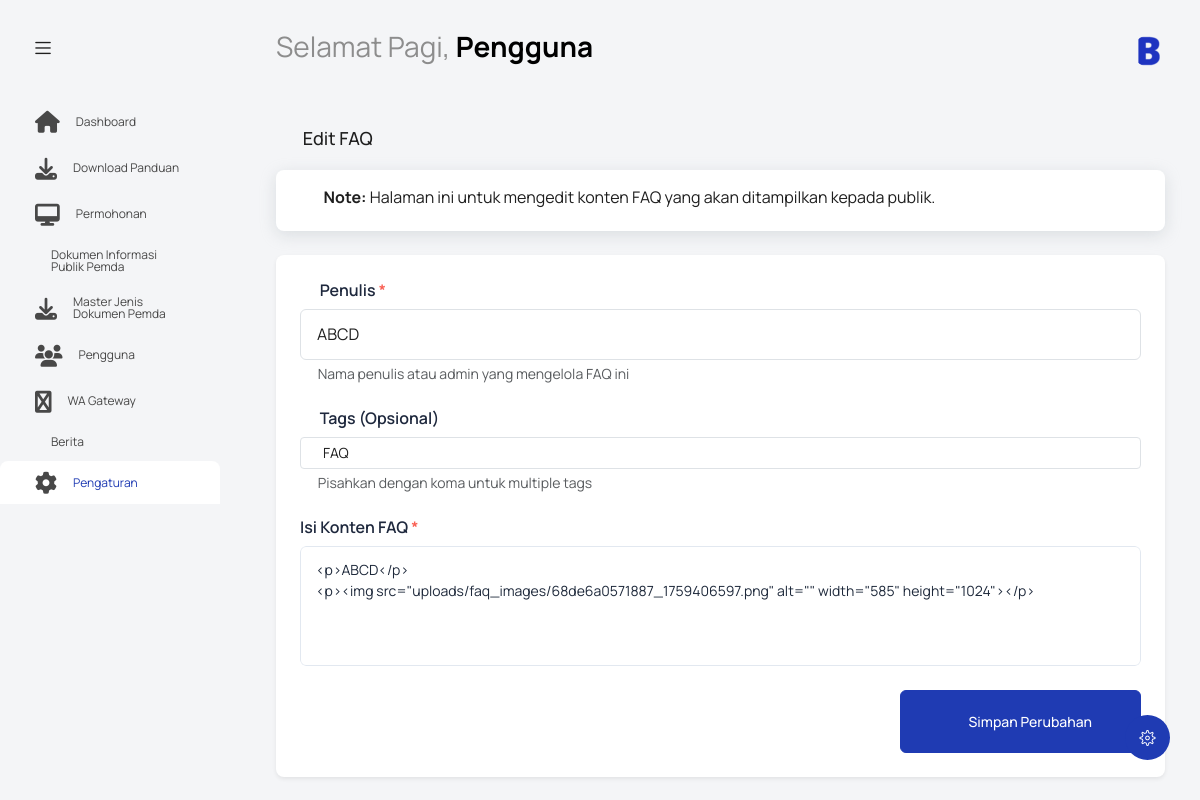
/index.php?controller=faq&action=index (signed in), run on the app's committed database.
### tables this page shows
CREATE TABLE `faq` (
  `id_faq` int UNSIGNED NOT NULL,
  `isi` text NOT NULL,
  `penulis` varchar(100) NOT NULL,
  `tags` varchar(255) DEFAULT NULL,
  `created_at` timestamp NULL DEFAULT CURRENT_TIMESTAMP,
  `updated_at` timestamp NULL DEFAULT CURRENT_TIMESTAMP ON UPDATE CURRENT_TIMESTAMP
);

### controllers/FAQController.php (called while the page is built, shortened)
<?php
require_once 'models/FAQModel.php';
class FAQController {
    public function __construct() {
        global $database;
        $db = $database->getConnection();
        $this->faqModel = new FAQModel($db);
    }
    public function index() {
        include 'views/faq/index.php';
    }
}
?>

### models/FAQModel.php (called while the page is built, shortened)
<?php
class FAQModel {
    private $conn;
    private $table_name = "faq";
    public function __construct($db) {
        $this->conn = $db;
    }
    public function getSingleFAQ() {
        $query = "SELECT * FROM " . $this->table_name . " ORDER BY id_faq ASC LIMIT 1";
        $stmt = $this->conn->prepare($query);
        $stmt->execute();
        $result = $stmt->fetch(PDO::FETCH_ASSOC);
        return $result;
    }
}
?>

### views/faq/index.php (the view, shortened to what this page needs)
<?php
$faq = $this->faqModel->getSingleFAQ();
?>
<?php include('template/header.php'); ?>
<body class="with-welcome-text">
  <div class="container-scroller">
    <?php include 'template/navbar.php'; ?>
    <div class="container-fluid page-body-wrapper">
      <?php include 'template/setting_panel.php'; ?>
      <?php include 'template/sidebar.php'; ?>
      <div class="main-panel">
        <div class="content-wrapper">
          <div class="row">
            <div class="col-sm-12">
              <div class="d-flex justify-content-between align-items-center mb-3">
                <div class="d-flex align-items-center">
                  <i class="mdi mdi-help-circle-outline me-2" style="font-size: 24px;"></i>
                  <span style="font-size: 18px; font-weight: 500;">Edit FAQ</span>
                </div>
              </div>
              <div class="card mb-4">
                <div class="card-body py-3">
                  <div class="d-flex align-items-start">
                    <i class="mdi mdi-information text-primary me-2" style="font-size: 20px; margin-top: 2px;"></i>
                    <div>
                      <strong>Note:</strong> Halaman ini untuk mengedit konten FAQ yang akan ditampilkan kepada publik.
                    </div>
                  </div>
                </div>
              </div>
              <div class="card border-0 shadow-sm">
                <div class="card-body p-4">
                  <form method="POST" action="index.php?controller=faq&action=update" enctype="multipart/form-data">
                    <div class="mb-4">
                      <label class="form-label fw-semibold text-dark mb-2">
                        <i class="mdi mdi-account-outline me-1 text-primary"></i>
                        Penulis <span class="text-danger">*</span>
                      </label>
                      <input
                        type="text"
                        class="form-control form-control-lg"
                        name="penulis"
                        placeholder="Masukkan nama penulis"
                        value="<?php echo htmlspecialchars($faq['penulis'] ?? ''); ?>"
                        required>
                      <small class="text-muted d-block mt-1">
                        <i class="mdi mdi-information-outline me-1"></i>
                        Nama penulis atau admin yang mengelola FAQ ini
                      </small>
                    </div>
                    <div class="mb-4">
                      <label class="form-label fw-semibold text-dark mb-2">
                        <i class="mdi mdi-tag-multiple-outline me-1 text-primary"></i>
                        Tags (Opsional)
                      </label>
                      <input
                        type="text"
                        class="form-control"
                        name="tags"
                        placeholder="Contoh: umum, layanan, prosedur"
                        value="<?php echo htmlspecialchars($faq['tags'] ?? ''); ?>">
                      <small class="text-muted d-block mt-1">
                        <i class="mdi mdi-information-outline me-1"></i>
                        Pisahkan dengan koma untuk multiple tags
                      </small>
                    </div>
                    <div class="mb-4">
                      <label class="form-label fw-semibold text-dark mb-2">
                        Isi Konten FAQ <span class="text-danger">*</span>
                      </label>
                      <div class="editor-wrapper">
                        <textarea
                          name="isi_text"
                          id="faqEditor"
                          class="form-control tinymce-editor"
                          rows="15"><?php echo htmlspecialchars_decode($faq['isi']); ?></textarea>
                      </div>
                    </div>
                    <div class="d-flex justify-content-end gap-2 mt-4">
                      <button type="submit" class="btn btn-primary btn-lg px-5">
                        <i class="mdi mdi-content-save me-1"></i> Simpan Perubahan
                      </button>
                    </div>
                  </form>
                </div>
              </div>
            </div>
          </div>
        </div>
      </div>
    </div>
  </div>
</body>
</html>

### template/header.php (style rules this page uses)
textarea.form-control { min-height: 120px; padding: 12px 15px; font-size: 14px; line-height: 1.5; border: 1.5px solid #e2e8f0; border-radius: 6px; transition: all 0.2s ease; background-color: #ffffff; color: #1e293b; }
textarea.form-control::placeholder { color: #94a3b8; font-style: italic; }

### views/faq/index.php (style rules this page uses)
.form-control-lg { padding: 0.75rem 1rem; font-size: 1rem; border-radius: 6px; border-color: #dee2e6; transition: all 0.2s ease; }
.editor-wrapper { border-radius: 6px; overflow: hidden; }
.btn-lg { border-radius: 6px; font-weight: 500; transition: all 0.3s ease; }
.card { border-radius: 8px; }

### data on the page
faq: penulis "ABCD", tags "FAQ", isi_text "<p>ABCD</p> <p><img src=\"uploads/faq_images/68de6a0571887_1759406597.png\" alt=\"\" width=\"585\" height=\"1024\"></p>"

### other printed values
$greeting "Selamat Pagi"
$nama "Pengguna"
